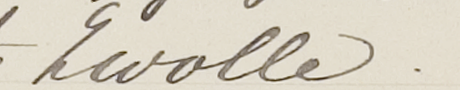
#> input picture data_management/augmentation/imagemorph.c-master/Zwolle-rgb.ppm, 460 x 90 px
$ python -i 'segmentFunction OLD.py'   (imports and definitions only)
#> lines starting #> are read from the running program, lines starting #| are printed output that depends on the picture; after the words box and inside, x2 and y2 are one past the last pixel; in counts of white or black regions, pixels touching at a corner belong together
import cv2
import numpy as np

# Takes in a grayscale image, returns the bounding boxes
def segment_dss_page(image):

    bounding_boxes = []
    BB_centers = []
    BB_bottom_lefts = []

    im_height, im_width = image.shape

    blurred = cv2.GaussianBlur(image, (11, 11), 0)
    thresholded = cv2.adaptiveThreshold(blurred, 255, cv2.ADAPTIVE_THRESH_GAUSSIAN_C, cv2.THRESH_BINARY_INV, 11, 2)
    kernel = cv2.getStructuringElement(cv2.MORPH_RECT, (5,5))
    # open
    morph = cv2.morphologyEx(thresholded, cv2.MORPH_OPEN, kernel)
    # close
    morph = cv2.morphologyEx(morph, cv2.MORPH_CLOSE, kernel)
    morph = cv2.morphologyEx(morph, cv2.MORPH_CLOSE, kernel)

    # dilate
    morph = cv2.morphologyEx(morph, cv2.MORPH_DILATE, kernel)
    ret, labels = cv2.connectedComponents(morph)
    contours, hierarchy = cv2.findContours(morph, cv2.RETR_EXTERNAL, cv2.CHAIN_APPROX_NONE)
    for label in range(1, ret):
        component = np.uint8(labels == label) * 255
        contours, _ = cv2.findContours(component, cv2.RETR_EXTERNAL, cv2.CHAIN_APPROX_NONE)

        # filter out small or invalid bounding boxes
        for j,contour in enumerate(contours):
            (x, y, w, h) = cv2.boundingRect(contour)
            # these are artifacts
            if (w < 20 or h < 30):
                continue

            # sometimes parts of characters are picked out as well, control these to change what gets detected
            contour_area = cv2.contourArea(contour)
            contour_perimeter = cv2.arcLength(contour, True)
            contour_compactness = (4 * np.pi * contour_area) / (contour_perimeter ** 2)

            # set appropriate threshold values for area and compactness
            # min_area_threshold = 50
            max_compactness_threshold = 0.4
            if contour_compactness > max_compactness_threshold:
                continue
            # 2px border for legibility
            padding = 2
            y1 = max(0, y-padding)
            y2 = min(y+h+padding, im_height)
            x1 = max(0, x-padding)
            x2 = min(x+w+padding, im_width)

            if (y2-y1) > 0 and (x2-x1) > 0:
                BB_centers.append([int(x1+w/2),int(y1+h/2)])
                bounding_boxes.append(  [x1,y1,x2,y2] )

    return bounding_boxes, BB_centers

>>> import cv2
>>> picture = cv2.imread('../../data_management/augmentation/imagemorph.c-master/Zwolle-rgb.ppm', cv2.IMREAD_GRAYSCALE)
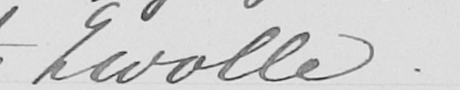
#> picture: shape (90, 460); min 41, max 237, mean 209.1
>>> result = segment_dss_page(picture)
#> in segment_dss_page, `blurred = cv2.GaussianBlur(image, (11, 11), 0)`:
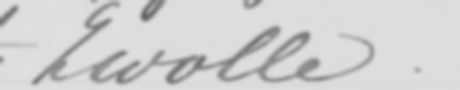
#> blurred: shape (90, 460); min 101, max 223, mean 209.1
#> in segment_dss_page, `thresholded = cv2.adaptiveThreshold(blurred, 255, cv2.ADAPTIVE_THRESH_..`:
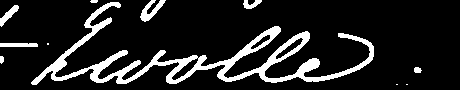
#> thresholded: shape (90, 460); 13.4% white; 11 white regions (3 under 20 px), largest, box (x1, y1, x2, y2) and area: (31, 2, 374, 85) 4805, (140, 0, 166, 22) 237, (0, 5, 19, 27) 150
#> in segment_dss_page, `morph = cv2.morphologyEx(thresholded, cv2.MORPH_OPEN, kernel)`: morph: shape (90, 460); 5.4% white; 29 white regions (2 under 20 px), largest, box (x1, y1, x2, y2) and area: (90, 55, 117, 81) 251, (296, 58, 319, 78) 245, (256, 55, 276, 78) 186
#> in segment_dss_page, `morph = cv2.morphologyEx(morph, cv2.MORPH_CLOSE, kernel)`: morph: shape (90, 460); 5.4% white; 24 white regions (2 under 20 px), largest, box (x1, y1, x2, y2) and area: (296, 58, 319, 82) 316, (90, 50, 127, 81) 297, (256, 55, 276, 78) 186
#> in segment_dss_page, `morph = cv2.morphologyEx(morph, cv2.MORPH_DILATE, kernel)`:
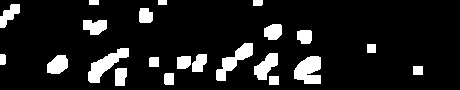
#> morph: shape (90, 460); 11.6% white; 22 white regions
#> in segment_dss_page, `ret, labels = cv2.connectedComponents(morph)`:
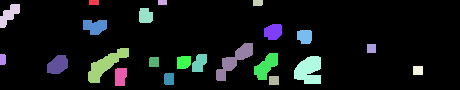
#> labels: shape (90, 460) int32; 23 distinct labels, from 0 to 22; one colour per label, 0 black
#> in segment_dss_page, `ret, labels = cv2.connectedComponents(morph)`: ret = 23
#> in segment_dss_page, `contours, hierarchy = cv2.findContours(morph, cv2.RETR_EXTERNAL, cv2.C..`: contours = 22 contours; largest, box (x1, y1, x2, y2) and area: (88, 48, 129, 83) 526, (294, 56, 321, 84) 519, (216, 43, 253, 81) 470, (254, 53, 278, 80) 334, (47, 55, 68, 74) 278
#> the loop in segment_dss_page, `for label in range(1, ret):` made 22 passes
#> contours on passes 1, 4, 13: 1 contour; box (x1, y1, x2, y2) and area: (89, 0, 99, 5) 36, 1 contour; box (x1, y1, x2, y2) and area: (0, 4, 20, 28) 216, 1 contour; box (x1, y1, x2, y2) and area: (0, 54, 6, 65) 49
#> pass 1, in segment_dss_page, `component = np.uint8(labels == label) * 255`:
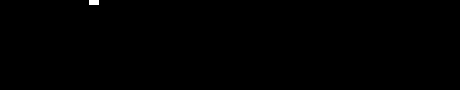
#> component: shape (90, 460); 0.12% white; 1 white region, box (x1, y1, x2, y2) and area: (89, 0, 99, 5) 50
#> after the loop in segment_dss_page, `for label in range(1, ret):`:
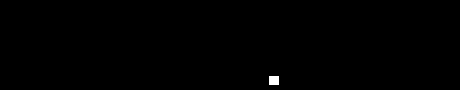
#> component: shape (90, 460); 0.22% white; 1 white region, box (x1, y1, x2, y2) and area: (269, 76, 279, 85) 90
#> after the loop in segment_dss_page, `for label in range(1, ret):`: BB_centers = [[232, 60], [106, 63]]; bounding_boxes = [[214, 41, 255, 83], [86, 46, 131, 85]]
#> result = ([[214, 41, 255, 83], [86, 46, 131, 85]], [[232, 60], [106, 63]])
